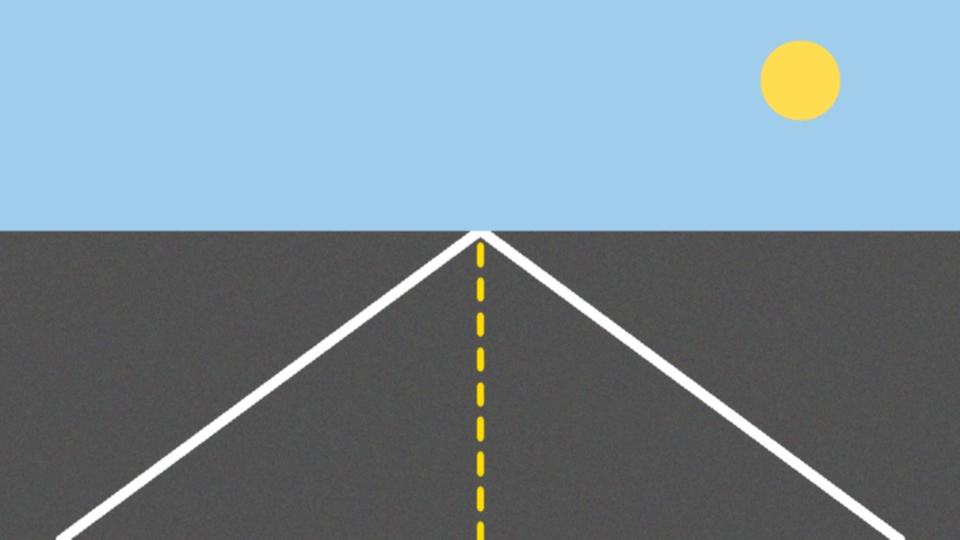
#> input picture lab 6/images/road_1.jpg, 960 x 540 px; its folder holds only this picture in this run
$ python task6.py
#> lines starting #> are read from the running program, lines starting #| are printed output that depends on the picture; after the words box and inside, x2 and y2 are one past the last pixel; in counts of white or black regions, pixels touching at a corner belong together
import cv2
import numpy as np
import glob


def region_of_interest(img):
    h, w = img.shape[:2]
    mask = np.zeros_like(img)
    polygon = np.array([[(0, h), (w, h), (w // 2 + 150, int(h * 0.45)), (w // 2 - 150, int(h * 0.45))]], np.int32)
    cv2.fillPoly(mask, polygon, 255)
    return cv2.bitwise_and(img, mask)


def make_line(y1, y2, params):
    slope, intercept = params
    x1 = int((y1 - intercept) / slope)
    x2 = int((y2 - intercept) / slope)
    return (x1, y1, x2, y2)


for path in sorted(glob.glob("images/road_*.jpg")):
    name = path.split("/")[-1].split(".")[0]
    img = cv2.imread(path)
#> img is the input picture: shape (540, 960, 3); mean B, G, R 149.8, 138.9, 120.5
    gray = cv2.cvtColor(img, cv2.COLOR_BGR2GRAY)
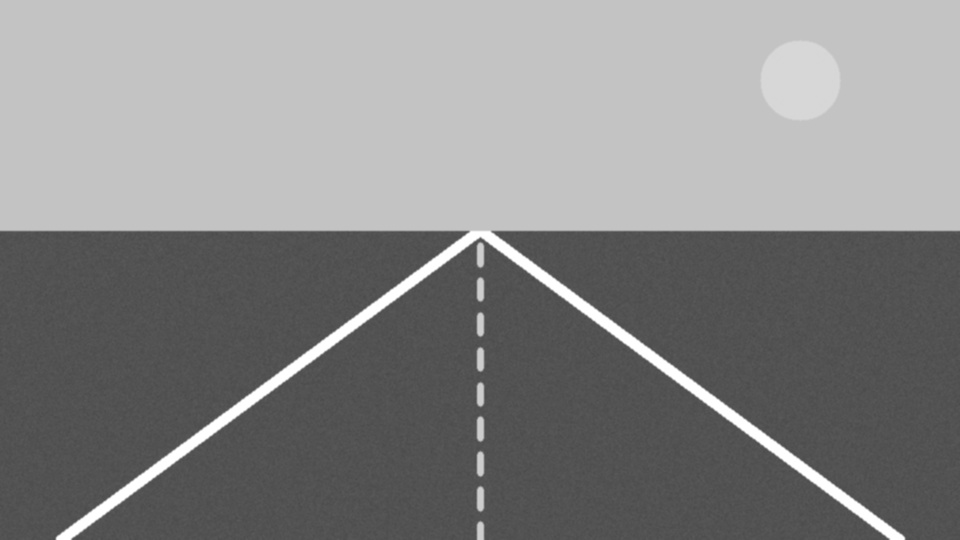
#> gray: shape (540, 960); min 73, max 255, mean 134.6
    blur = cv2.GaussianBlur(gray, (5, 5), 0)
    edges = cv2.Canny(blur, 80, 160)
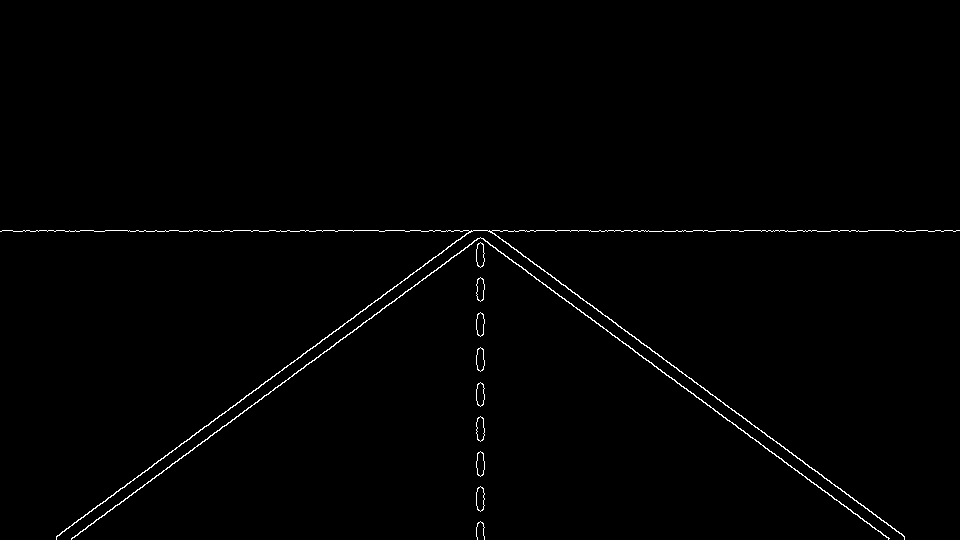
#> edges: shape (540, 960); 0.82% white in thin lines or dots, all inside (x1, y1, x2, y2) = (0, 230, 960, 540)
    roi = region_of_interest(edges)
#> in region_of_interest, `cv2.fillPoly(mask, polygon, 255)`:
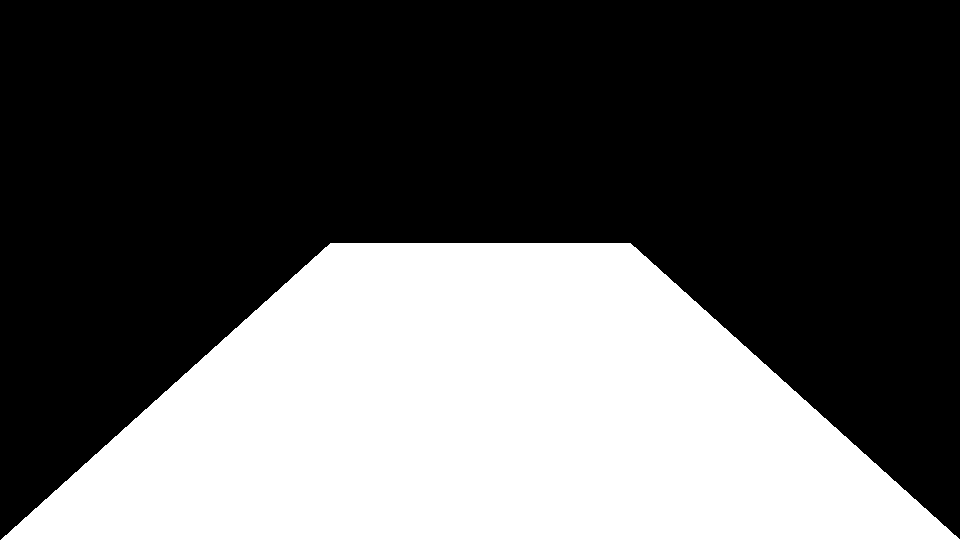
#> mask: shape (540, 960); 36.1% white; 1 white region, box (x1, y1, x2, y2) and area: (1, 243, 960, 540) 187143
#> in region_of_interest, `return cv2.bitwise_and(img, mask)`:
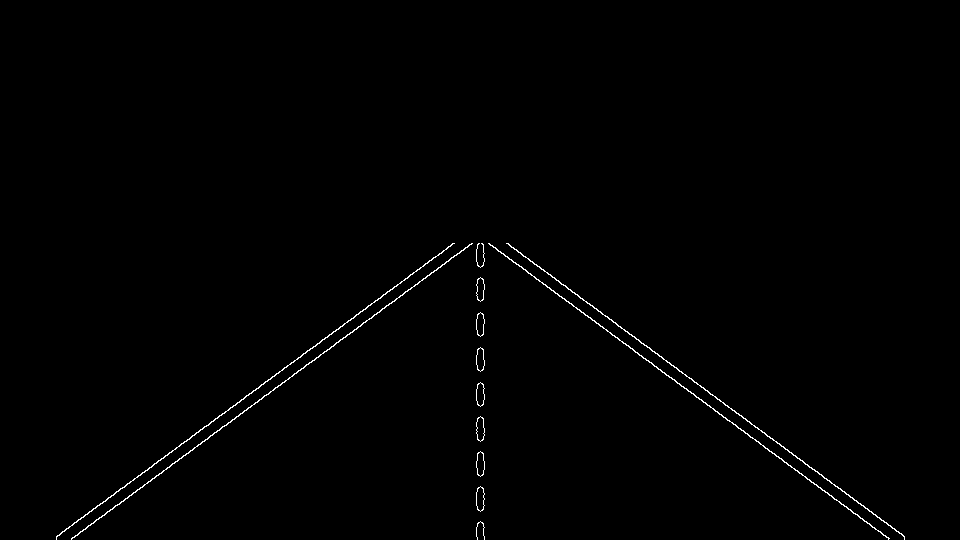
#> returned value: shape (540, 960); 0.62% white in thin lines or dots, all inside (x1, y1, x2, y2) = (56, 243, 905, 540)
    lines = cv2.HoughLinesP(roi, 1, np.pi / 180, 40, minLineLength=40, maxLineGap=100)
#> lines = 21 rows, first 6: [172, 463, 402, 295], [363, 322, 471, 243], [643, 358, 880, 531], [694, 382, 902, 534], [511, 247, 707, 390], [536, 279, 758, 441]

    left, right = [], []
    if lines is not None:
        for l in lines:
            x1, y1, x2, y2 = np.asarray(l).ravel()[:4]
            if x2 == x1:
                continue
            slope = (y2 - y1) / (x2 - x1)
            if abs(slope) < 0.4:
                continue
            intercept = y1 - slope * x1
            if slope < 0:
                left.append((slope, intercept))
            else:
                right.append((slope, intercept))
#> this loop made 21 passes
#> (x1, y1, x2, y2, slope, intercept) on passes 1, 2, 3, 4, 5, 6, 7, 8, 9, 11, 12, 14: (172, 463, 402, 295, -0.73, 588.6), (363, 322, 471, 243, -0.731, 587.5), (643, 358, 880, 531, 0.73, -111.4), (694, 382, 902, 534, 0.731, -125.2), (511, 247, 707, 390, 0.73, -125.8), (536, 279, 758, 441, 0.73, -112.1), (204, 426, 441, 253, -0.73, 574.9), (488, 243, 651, 362, 0.73, -113.3), (62, 531, 258, 388, -0.73, 576.2), (71, 538, 268, 394, -0.731, 589.9), (750, 437, 889, 538, 0.727, -108), (303, 353, 454, 243, -0.728, 573.7)
#> (x1, y1, x2, y2) on passes 10, 13, 15, 18: (483, 535, 483, 244), (477, 539, 477, 244), (476, 536, 476, 249), (484, 539, 484, 253)
#> after the loop, left = [(-0.73, 588.6), (-0.731, 587.5), (-0.73, 574.9), (-0.73, 576.2), (-0.731, 589.9), (-0.728, 573.7), (-0.729, 575.2), (-0.726, 576.7), (-0.731, 587.9)]; right = [(0.73, -111.4), (0.731, -125.2), (0.73, -125.8), (0.73, -112.1), (0.73, -113.3), (0.727, -108), (0.727, -125), (0.748, -139.6)]

    result = img.copy()
    overlay = np.zeros_like(img)
    h = img.shape[0]
#> h = 540
    y_top = int(h * 0.5)
#> y_top = 270
    pts = []
    if left:
        L = make_line(h, y_top, np.mean(left, axis=0))
#> in make_line, `slope, intercept = params`: slope = -0.73; intercept = 581.2
#> in make_line, `x1 = int((y1 - intercept) / slope)`: x1 = 56
#> in make_line, `x2 = int((y2 - intercept) / slope)`: x2 = 426
#> L = (56, 540, 426, 270)
        cv2.line(result, (L[0], L[1]), (L[2], L[3]), (0, 0, 255), 8)
        pts += [(L[0], L[1]), (L[2], L[3])]
#> pts = [(56, 540), (426, 270)]
    if right:
        R = make_line(h, y_top, np.mean(right, axis=0))
#> R = (902, 540, 533, 270)
        cv2.line(result, (R[0], R[1]), (R[2], R[3]), (0, 0, 255), 8)
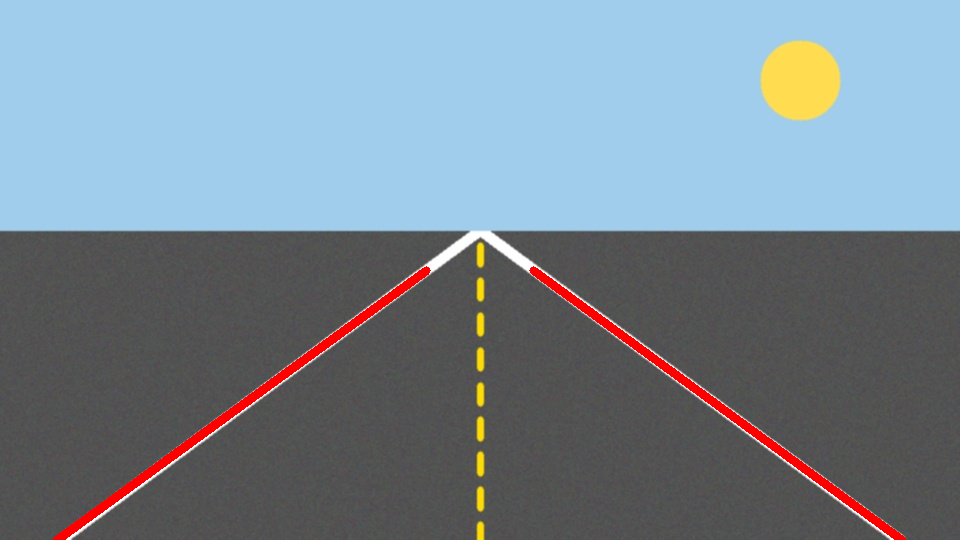
#> result: shape (540, 960, 3); mean B, G, R 146.1, 135.1, 120.5
        pts += [(R[2], R[3]), (R[0], R[1])]
#> pts = [(56, 540), (426, 270), (533, 270), (902, 540)]
    if len(pts) == 4:
        cv2.fillPoly(overlay, [np.array(pts, np.int32)], (0, 255, 0))
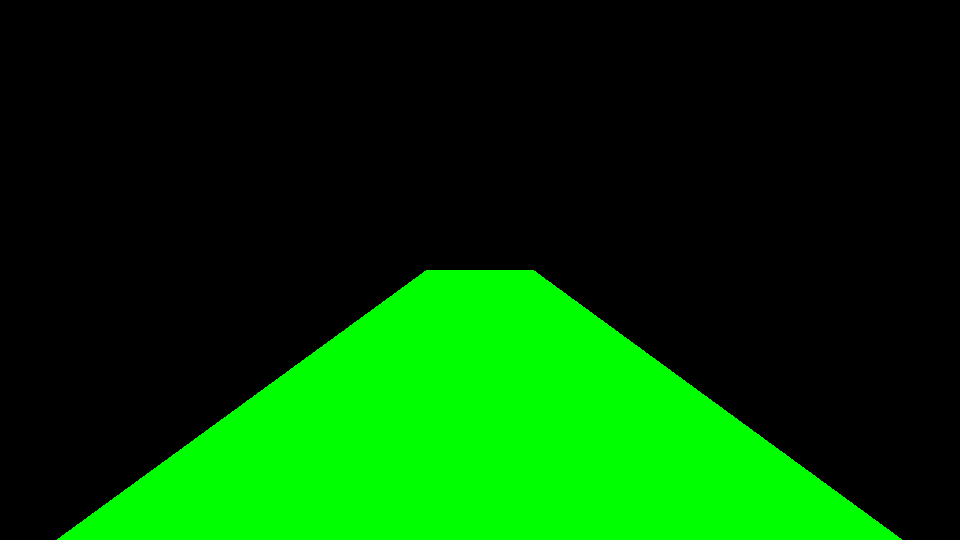
#> overlay: shape (540, 960, 3); mean of channels 0, 1, 2 0, 63.3, 0; drawn as B, G, R
        result = cv2.addWeighted(result, 1, overlay, 0.3, 0)
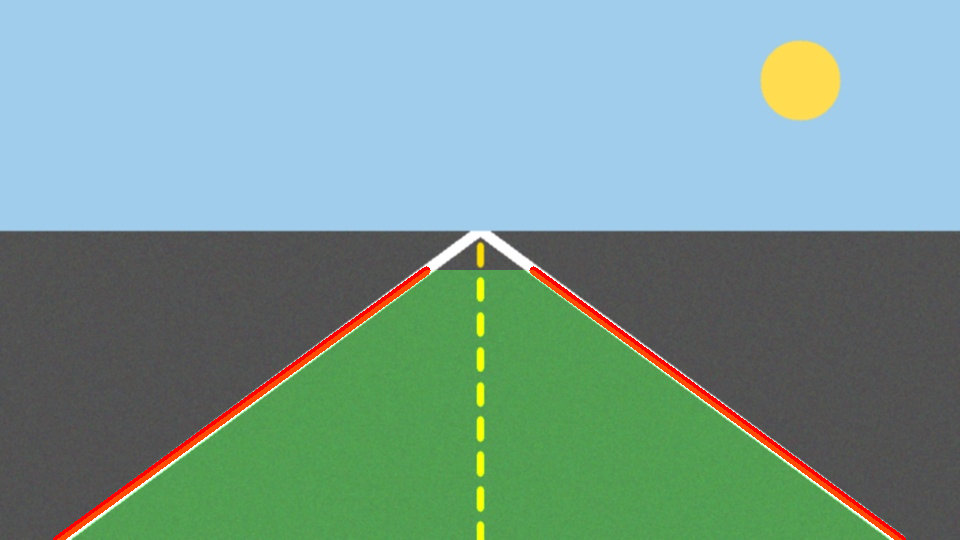
#> result: shape (540, 960, 3); mean B, G, R 146.1, 153.9, 120.5

    cv2.imwrite(f"output/task6_{name}_edges.jpg", roi)
    cv2.imwrite(f"output/task6_{name}_lanes.jpg", result)
    print(name, "left lines:", len(left), "right lines:", len(right))
#| road_1 left lines: 9 right lines: 8

$ run again, on lab 6/images/road_2.jpg
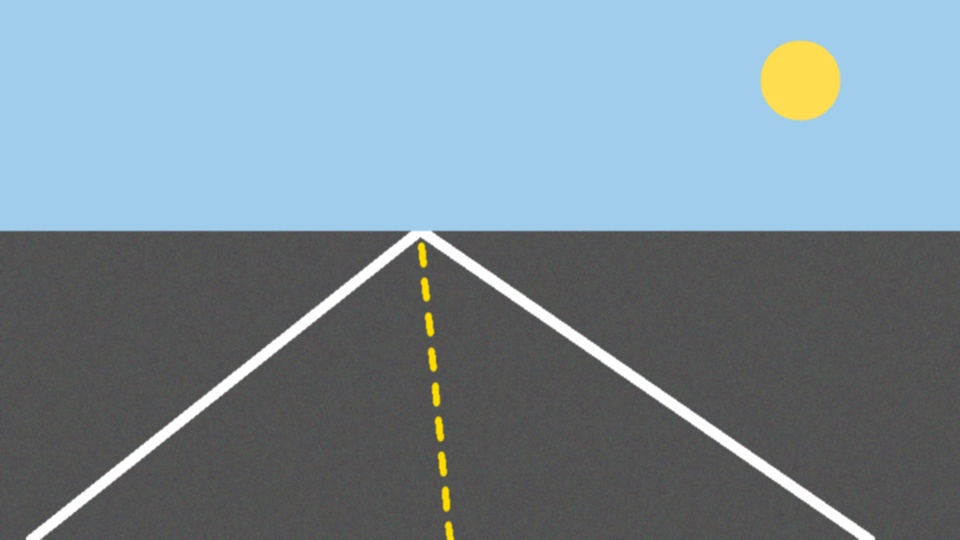
#> input picture lab 6/images/road_2.jpg, 960 x 540 px
#> img is the input picture: shape (540, 960, 3); mean B, G, R 149.9, 138.9, 120.5
#> `edges = cv2.Canny(blur, 80, 160)`:
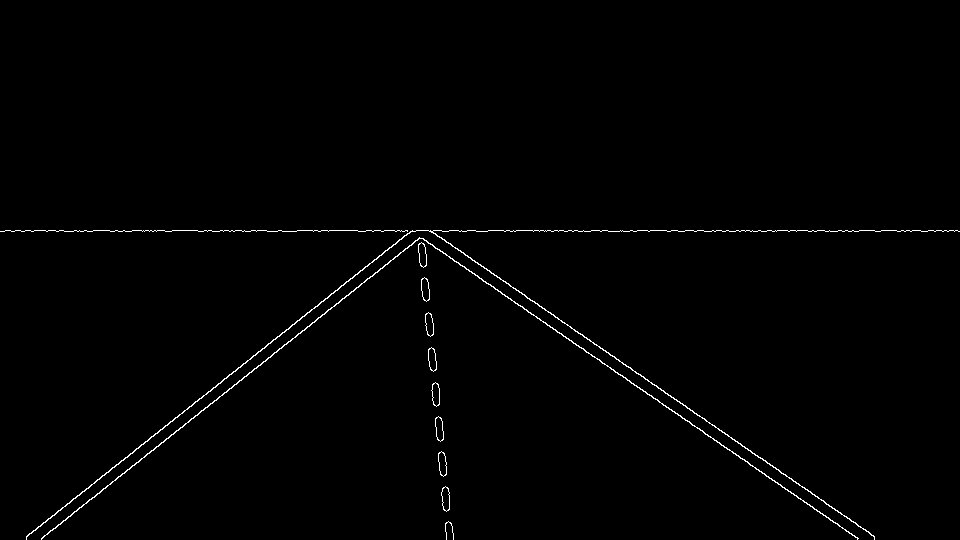
#> edges: shape (540, 960); 0.82% white in thin lines or dots, all inside (x1, y1, x2, y2) = (0, 230, 960, 540)
#> mask: shape (540, 960); 36.1% white; 1 white region, box (x1, y1, x2, y2) and area: (1, 243, 960, 540) 187143
#> lines = 24 rows, first 6: [486, 268, 697, 415], [210, 391, 385, 250], [622, 375, 857, 539], [190, 419, 382, 268], [522, 306, 750, 465], [430, 243, 618, 374]
#> the loop `for l in lines:` made 24 passes
#> (x1, y1, x2, y2, slope, intercept) on passes 1 to 8: (486, 268, 697, 415, 0.697, -70.59), (210, 391, 385, 250, -0.806, 560.2), (622, 375, 857, 539, 0.698, -59.08), (190, 419, 382, 268, -0.786, 568.4), (522, 306, 750, 465, 0.697, -58.03), (430, 243, 618, 374, 0.697, -56.63), (630, 367, 874, 537, 0.697, -71.93), (26, 538, 238, 367, -0.807, 559)
#> after the loop `for l in lines:`: left = [(-0.806, 560.2), (-0.786, 568.4), (-0.807, 559), (-0.786, 569), (-0.787, 570.3), (-0.769, 560.7), (-0.808, 558), (-0.783, 566.8), (-0.807, 561.3)]; right = [(0.697, -70.59), (0.698, -59.08), (0.697, -58.03), (0.697, -56.63), (0.697, -71.93), (0.714, -73.71), (0.699, -73.9), (9.75, -3825.5), (11.22, -4536.2), (11.46, -4622.8), (0.698, -70.26), (10, -3922), (0.689, -51.97), (0.699, -72.6), (0.697, -59.74)]
#> in make_line, `slope, intercept = params`: slope = -0.793; intercept = 563.7
#> in make_line, `x1 = int((y1 - intercept) / slope)`: x1 = 29
#> in make_line, `x2 = int((y2 - intercept) / slope)`: x2 = 370
#> L = (29, 540, 370, 270)
#> `pts += [(L[0], L[1]), (L[2], L[3])]`: pts = [(29, 540), (370, 270)]
#> R = (513, 540, 432, 270)
#> `pts += [(R[2], R[3]), (R[0], R[1])]`: pts = [(29, 540), (370, 270), (432, 270), (513, 540)]
#> `result = cv2.addWeighted(result, 1, overlay, 0.3, 0)`:
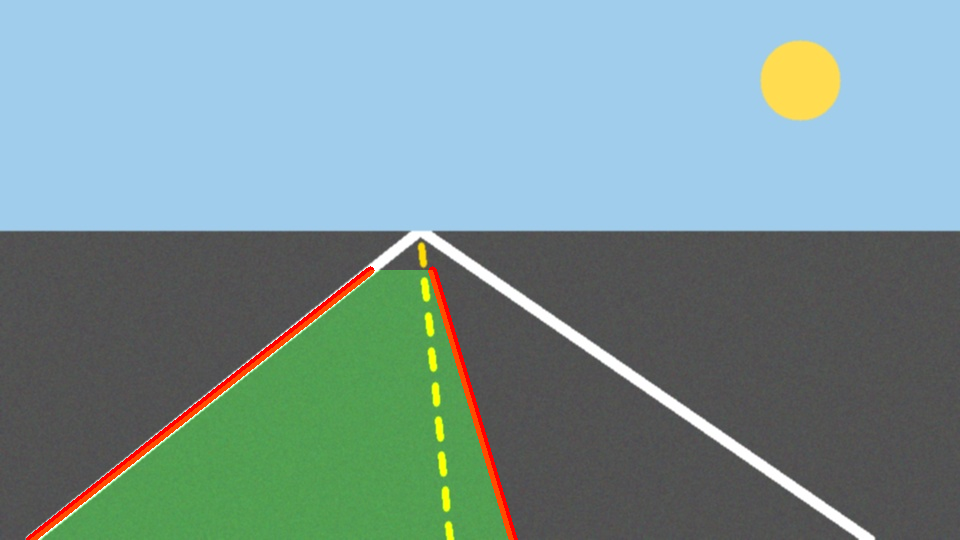
#> result: shape (540, 960, 3); mean B, G, R 147.7, 147.5, 121.3
#| road_2 left lines: 9 right lines: 15

$ run again, on lab 6/images/road_3.jpg
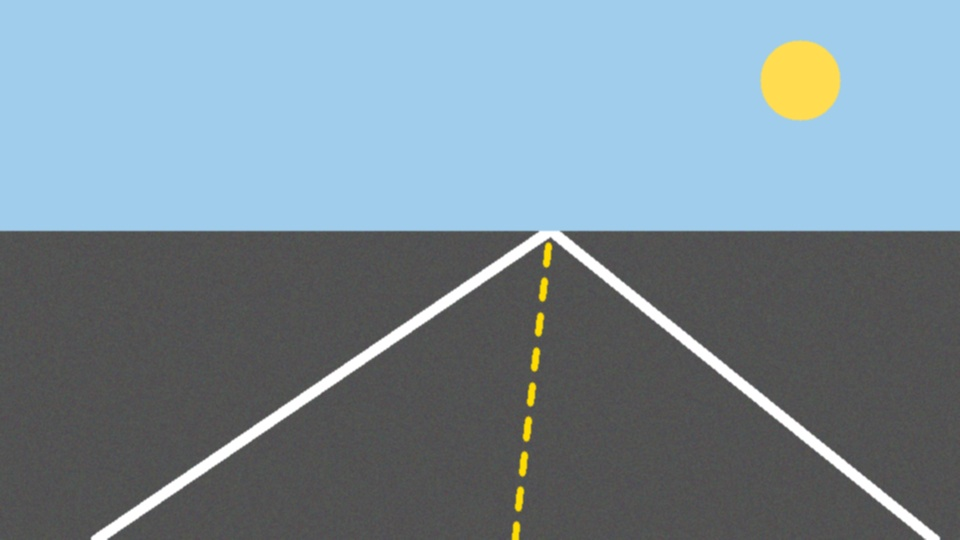
#> input picture lab 6/images/road_3.jpg, 960 x 540 px
#> img is the input picture: shape (540, 960, 3); mean B, G, R 149.9, 138.9, 120.5
#> `edges = cv2.Canny(blur, 80, 160)`:
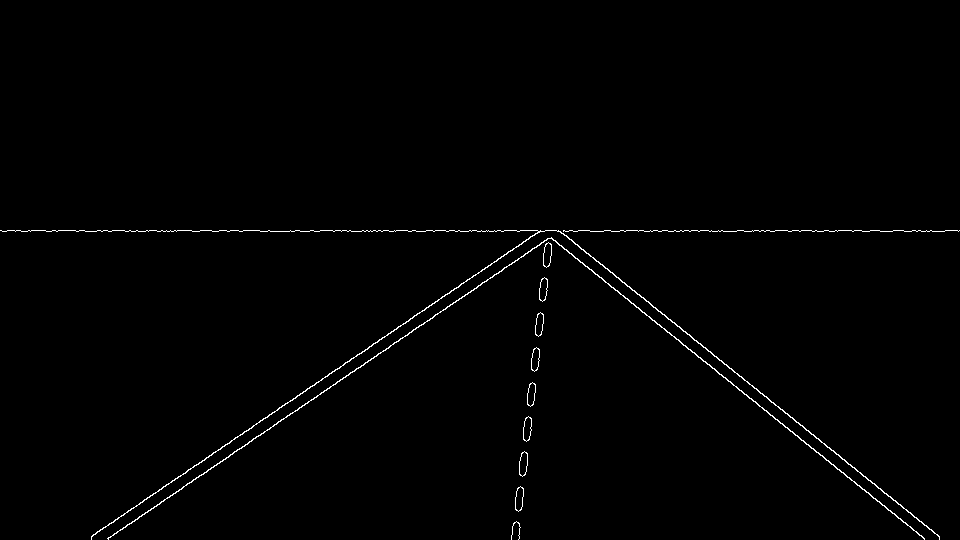
#> edges: shape (540, 960); 0.82% white in thin lines or dots, all inside (x1, y1, x2, y2) = (0, 230, 960, 540)
#> mask: shape (540, 960); 36.1% white; 1 white region, box (x1, y1, x2, y2) and area: (1, 243, 960, 540) 187143
#> lines = 17 rows, first 6: [561, 245, 924, 539], [183, 486, 539, 245], [144, 499, 521, 244], [731, 368, 939, 536], [574, 243, 796, 422], [107, 538, 335, 384]
#> the loop `for l in lines:` made 17 passes
#> (x1, y1, x2, y2, slope, intercept) on passes 1 to 8: (561, 245, 924, 539, 0.81, -209.4), (183, 486, 539, 245, -0.677, 609.9), (144, 499, 521, 244, -0.676, 596.4), (731, 368, 939, 536, 0.808, -222.4), (574, 243, 796, 422, 0.806, -219.8), (107, 538, 335, 384, -0.675, 610.3), (92, 535, 367, 349, -0.676, 597.2), (279, 407, 522, 243, -0.675, 595.3)
#> after the loop `for l in lines:`: left = [(-0.677, 609.9), (-0.676, 596.4), (-0.675, 610.3), (-0.676, 597.2), (-0.675, 595.3), (-8.27, 4808.3), (-0.676, 609), (-8.29, 4769.5), (-8.46, 4922.1), (-8.22, 4740.6)]; right = [(0.81, -209.4), (0.808, -222.4), (0.806, -219.8), (0.81, -208.7), (0.809, -223), (0.809, -209.5), (0.812, -224.6)]
#> in make_line, `slope, intercept = params`: slope = -3.73; intercept = 2285.8
#> in make_line, `x1 = int((y1 - intercept) / slope)`: x1 = 468
#> in make_line, `x2 = int((y2 - intercept) / slope)`: x2 = 540
#> L = (468, 540, 540, 270)
#> `pts += [(L[0], L[1]), (L[2], L[3])]`: pts = [(468, 540), (540, 270)]
#> R = (935, 540, 601, 270)
#> `pts += [(R[2], R[3]), (R[0], R[1])]`: pts = [(468, 540), (540, 270), (601, 270), (935, 540)]
#> `result = cv2.addWeighted(result, 1, overlay, 0.3, 0)`:
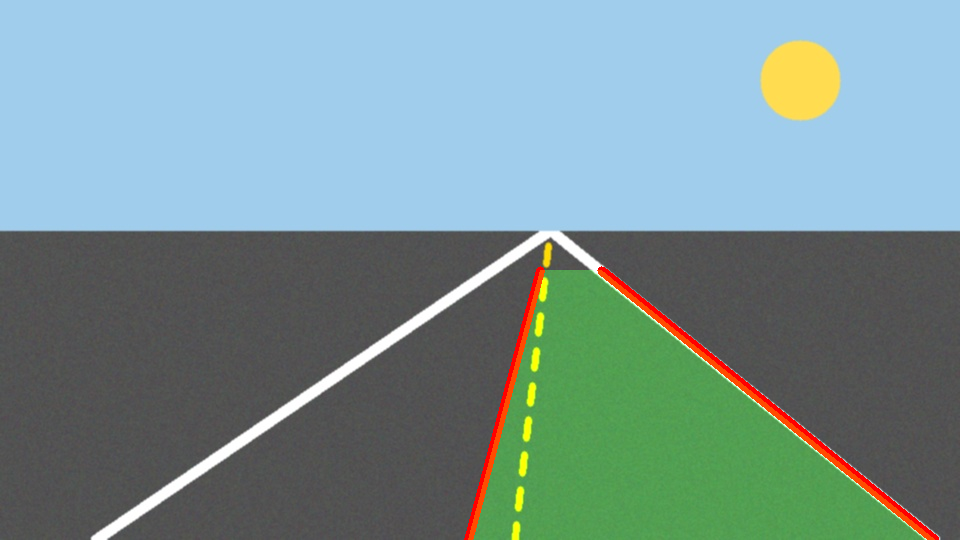
#> result: shape (540, 960, 3); mean B, G, R 147.5, 147, 121.4
#| road_3 left lines: 10 right lines: 7
